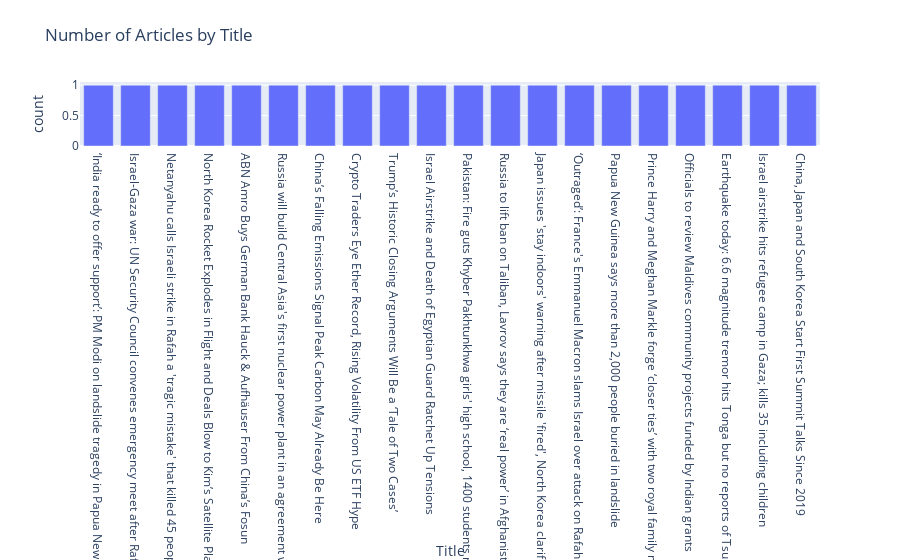

Notebook code for this chart:
### Code cell
# Visualize the data (e.g., the number of articles)
if not df.empty:
    fig = px.bar(df, x='Title', title='Number of Articles by Title')
    fig.show()
else:
    print("No articles found.")

### Figure 1 — Plotly figure (JSON) as saved in the notebook; plotly's stock layout.template omitted (floating-point values rounded to 4 significant figures)
{"data": [{"alignmentgroup": "True", "hovertemplate": "Title=%{x}<br>count=%{y}<extra></extra>", "legendgroup": "", "marker": {"color": "#636efa", "pattern": {"shape": ""}}, "name": "", "offsetgroup": "", "orientation": "v", "showlegend": false, "textposition": "auto", "type": "bar", "x": ["‘India ready to offer support’: PM Modi on landslide tragedy in Papua New Guinea", "Israel-Gaza war: UN Security Council convenes emergency meet after Rafah strike", "Netanyahu calls Israeli strike in Rafah a 'tragic mistake' that killed 45 people", "North Korea Rocket Explodes in Flight and Deals Blow to Kim’s Satellite Plans", "ABN Amro Buys German Bank Hauck & Aufhäuser From China’s Fosun", "Russia will build Central Asia's first nuclear power plant in an agreement with Uzbekistan", "China’s Falling Emissions Signal Peak Carbon May Already Be Here", "Crypto Traders Eye Ether Record, Rising Volatility From US ETF Hype", "Trump’s Historic Closing Arguments Will Be a ‘Tale of Two Cases’", "Israel Airstrike and Death of Egyptian Guard Ratchet Up Tensions", "Pakistan: Fire guts Khyber Pakhtunkhwa girls' high school, 1400 students rescued", "Russia to lift ban on Taliban, Lavrov says they are ‘real power’ in Afghanistan", "Japan issues 'stay indoors' warning after missile 'fired', North Korea clarifies", "‘Outraged’: France's Emmanuel Macron slams Israel over attack on Rafah", "Papua New Guinea says more than 2,000 people buried in landslide", "Prince Harry and Meghan Markle forge ‘closer ties’ with two royal family members", "Officials to review Maldives community projects funded by Indian grants", "Earthquake today: 6.6 magnitude tremor hits Tonga but no reports of Tsunami", "Israel airstrike hits refugee camp in Gaza; kills 35 including children", "China, Japan and South Korea Start First Summit Talks Since 2019"], "xaxis": "x", "y": [1, 1, 1, 1, 1, 1, 1, 1, 1, 1, 1, 1, 1, 1, 1, 1, 1, 1, 1, 1], "yaxis": "y"}], "layout": {"barmode": "relative", "legend": {"tracegroupgap": 0}, "title": {"text": "Number of Articles by Title"}, "xaxis": {"anchor": "y", "domain": [0, 1], "title": {"text": "Title"}}, "yaxis": {"anchor": "x", "domain": [0, 1], "title": {"text": "count"}}}}
